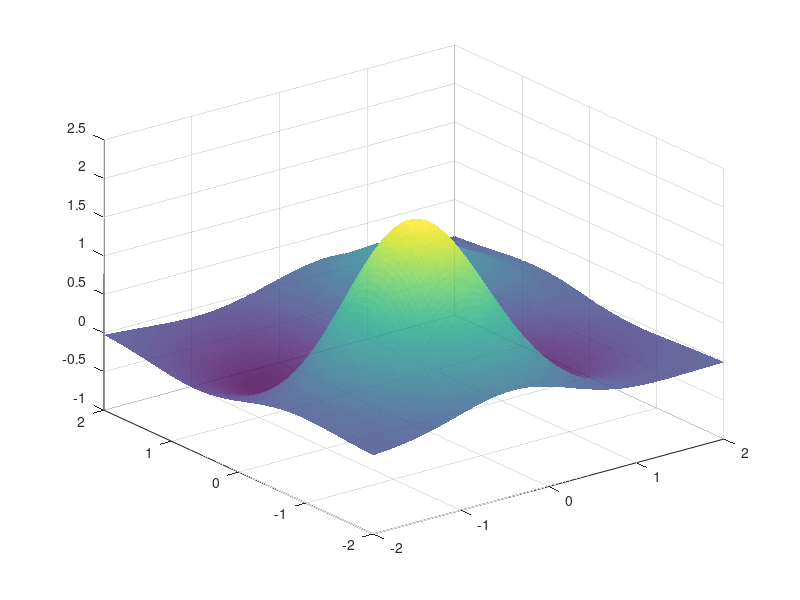

Write MATLAB code to recreate this figure. (Note: this script raises an error after producing the figure.)
% Bare-bones Demo of computing marginal functions
% using Bayesian Quadrature with untransformed GPs.
%
% David Duvenaud
% March 2012
% ===========================

% Set random seed.
seed=0;
randn('state',seed);
rand('state',seed);

% Plotting options.
col_width = 8.25381;  % ICML double column width in cm.
lw = 1.5;
fontsize = 14;
opacity = 0.1;

% Define a 2D function.
D = 2;
mu1 = [-0.3 -0.3];
sigma1 = [.1 0; 0 .1];
mu2 = [0.2 0.8];
sigma2 = [.42 0; 0 .12];
f = @(x)(mvnpdf(x,mu1,sigma1) + mvnpdf(x,mu2,sigma2));

% generate a grid
n_xrange = 100;
xrange = linspace(-2,2,n_xrange);
[a,b] = meshgrid(xrange, xrange);
xstar = [a(:) b(:)];
n_xstar = size(xstar, 1);
fstar_vals = f(xstar);

% Plot the function.
%figure(1); clf;
%h1 = surf(a,b,reshape(fstar_vals, length( xrange), length( xrange) ), ...
%    'EdgeColor','none','LineStyle','none','FaceLighting','phong');  hold on;
%title('True function');


% Choose some points to sample.
prior_mu = [0 0];
prior_sigma = [ .3 0; 0 .3 ];
N = 4;
samples = mvnrnd(prior_mu, prior_sigma, N);
%samples = [ones(N,1), (1:N)' ./2 - 3];
sample_f_vals = f(samples);  %ones(N,1);  % Evaluate function at sample points.
%sp_handle = plot3( samples(:, 1), samples(:, 2), sample_f_vals, 'gx' );

% Model likelihood with a GP.
% =================================

% Define quadrature hypers.
length_scales = [ 0.5; 0.6 ];
quad_sigma = diag(ones(D, 1) .* length_scales);
quad_height = 2;
quad_kernel = @(x,y) quad_height*mvnpdf(x, y, quad_sigma);
quad_noise = 1e-6;
quad_sigma_x = quad_sigma(1,1);
quad_sigma_y = quad_sigma(2,2);

% Perform GP inference to get posterior mean function.
K = NaN(N, N);
for i = 1:N
    for j = 1:N
        K(i,j) = quad_kernel( samples(i,:), samples(j, :));
    end
end
%K = bsxfun(quad_kernel, permute(xstar, [1,3,2]), permute(xstar, [3,1,2]) ); % Fill in gram matrix
%K = reshape(K, n_xstar, n_xstar );
Kinv = inv( K + quad_noise^2 .* diag(ones(length(N),1)) ); % Compute inverse covariance
weights = Kinv * sample_f_vals;  % Now compute kernel function weights.
posterior = @(x)(quad_kernel(samples, x)' * weights); % Construct posterior function.
posterior_variance = @(x)quad_kernel(x, x) - diag(quad_kernel(x, samples)' * Kinv * quad_kernel( samples, x));


% Plot the posterior mean and variance.
mu_vals = NaN(n_xrange, n_xrange);
var_vals = NaN(n_xrange, n_xrange);
for i = 1:n_xrange
    for j = 1:n_xrange
        mu_vals(i,j) = posterior( [xrange(j), xrange(i)]);
        var_vals(i,j) = posterior_variance( [xrange(j), xrange(i)]);
    end
end

figure(2); clf;
transparency = 0.3;
h_2d_mean = surf(a,b,mu_vals, ...
    'EdgeColor','none','LineStyle','none','FaceLighting','phong',  'FaceAlpha', 0.8);  hold on;

% Plot 2d marginal variance.
%h_2d_var = surf(a,b,mu_vals + 2.*sqrt(var_vals), ...
%    'EdgeColor','none','LineStyle','none','FaceAlpha',transparency,'EdgeAlpha',transparency);  hold on;
%h3 = surf(a,b,mu_vals - 2.*sqrt(var_vals), ...
%    'EdgeColor','none','LineStyle','none','FaceAlpha',transparency,'EdgeAlpha',transparency);  hold on;

% Plot data locations.
sp_handle = plot3( samples(:, 1), samples(:, 2), sample_f_vals, ...
    'kx', 'LineWidth', lw ); hold on;
set(sp_handle, 'MarkerSize', 6);

%  Show prior isocontours
n_contours = 3;
contour_radiuses = [3 2 1];
points_per_contour = 300;
angles = linspace(0, 2*pi, points_per_contour);
for c_ix = 1:n_contours
    ix = 1;
    for angle = angles
        cur_pos =  [cos(angle) sin(angle)];
        mh_dst = sqrt( cur_pos * inv(prior_sigma) * cur_pos');
        contour_points(ix, 1) = prior_mu(1) + cos(angle) / mh_dst * contour_radiuses(c_ix);
        contour_points(ix, 2) = prior_mu(2) + sin(angle) / mh_dst * contour_radiuses(c_ix);
        ix = ix + 1;
    end
    prior_h = plot3( contour_points(:, 1), contour_points(:, 2), -3.*ones(ix -1, 1), 'Color', colorbrew(1).^(2*c_ix) ); hold on;
end


% Compute posterior marginals.
% =================================

marginal_posterior_x = @(xstar) bmc_marginal_mean( prior_mu(2), prior_sigma(2,2), Kinv, samples(:, 1), samples(:, 2), sample_f_vals, ...
                                               quad_sigma_x, quad_sigma_y, quad_height, xstar );
marginal_posterior_y = @(xstar) bmc_marginal_mean( prior_mu(1), prior_sigma(1,1), Kinv, samples(:, 2), samples(:, 1), sample_f_vals, ...
                                               quad_sigma_y, quad_sigma_x, quad_height, xstar );                                       
posterior_variance_x = @(xstar) bmc_marginal_variance( prior_mu(2), prior_sigma(2,2), Kinv, samples(:, 1), samples(:, 2), ...
                                               quad_sigma_x, quad_sigma_y, quad_height, xstar );
posterior_variance_y = @(xstar) bmc_marginal_variance( prior_mu(1), prior_sigma(1,1), Kinv, samples(:, 2), samples(:, 1), ...
                                               quad_sigma_y, quad_sigma_x, quad_height, xstar );
                                          
% Plot marginals
% ==========================
marg_location = xrange(end) + 0.5;

marginal_x_vals = marginal_posterior_x(xrange');
marginal_x_variance = posterior_variance_x(xrange');

marginal_y_vals = marginal_posterior_y(xrange');
marginal_y_variance = posterior_variance_y(xrange');

marg_handle_x = plot3( xrange, marg_location.*ones(size(xrange)), marginal_x_vals, '-', ...
                       'Color', colorbrew(2), 'Linewidth', lw); hold on;
marg_varhandle_x = fill3([xrange'; xrange(end:-1:1)'], ...
        marg_location.*ones(1, 2*size(xrange,2)), ...
        [marginal_x_vals' + 2 .* marginal_x_variance', ...
         marginal_x_vals(end:-1:1)' - 2 .* marginal_x_variance(end:-1:1)'], ...
        colorbrew(2), 'EdgeColor', 'none', 'FaceAlpha', opacity * 3);

marg_handle_y = plot3( marg_location.*ones(size(xrange)), xrange, marginal_y_vals, '-', ...
                       'Color', colorbrew(3), 'Linewidth', lw); hold on;
marg_varhandle_y = fill3(marg_location.*ones(1, 2*size(xrange,2)), ...
        [xrange'; xrange(end:-1:1)'], ...
        [marginal_y_vals' + 2 .* marginal_y_variance', ...
         marginal_y_vals(end:-1:1)' - 2 .* marginal_y_variance(end:-1:1)'], ...
        colorbrew(3), 'EdgeColor', 'none', 'FaceAlpha', opacity * 3);

% Plot the data on top of each marginal.
% Todo: size according to its prob. under the prior.
marg_data_x = plot3( samples(:, 1), marg_location*ones(1, N), sample_f_vals, ...
    'x', 'Color', colorbrew(2).^2); hold on;
marg_data_y = plot3( marg_location*ones(1, N), samples(:, 2), sample_f_vals, ...
    'x', 'Color', colorbrew(3).^2);
    
hl1 = legend( [ sp_handle, h_2d_mean, prior_h, marg_handle_x, marg_varhandle_x, marg_handle_y, marg_varhandle_y ], ...
        { 'sample points', '2d posterior mean', ...
        'prior on (x,y)',  'marginal mean of x','marginal variance of x'...
        'marginal mean of y','marginal variance of y'}, ...
        'Fontsize', 10, 'Location', 'EastOutside' );
legend boxoff

set( gca, 'xTick', [] );
set( gca, 'yTick', [] );
set( gca, 'zTick', [] );
set( gca, 'xTickLabel', '' );
set( gca, 'yTickLabel', '' );
set( gca, 'zTickLabel', '' );
set(get(gca,'XLabel'),'Rotation',0,'Interpreter','latex', 'Fontsize', fontsize);
set(get(gca,'YLabel'),'Rotation',0,'Interpreter','latex', 'Fontsize', fontsize);
set(get(gca,'ZLabel'),'Rotation',0,'Interpreter','latex', 'Fontsize', fontsize);

set(gca, 'Box', 'off');
set(gcf, 'color', 'white');
set(gca, 'YGrid', 'off');
zlim([-3 2]);
xlabel('x');
ylabel('y');
zlabel('z');
xlim([xrange(1) marg_location]);
ylim([xrange(1) marg_location]);
view( [-47 46])

set_fig_units_cm(30, 20 );
save2pdf('~/Dropbox/papers/bayesian_quadrature/marginals/figures/2d_marginals.pdf', gcf, 300, true);
